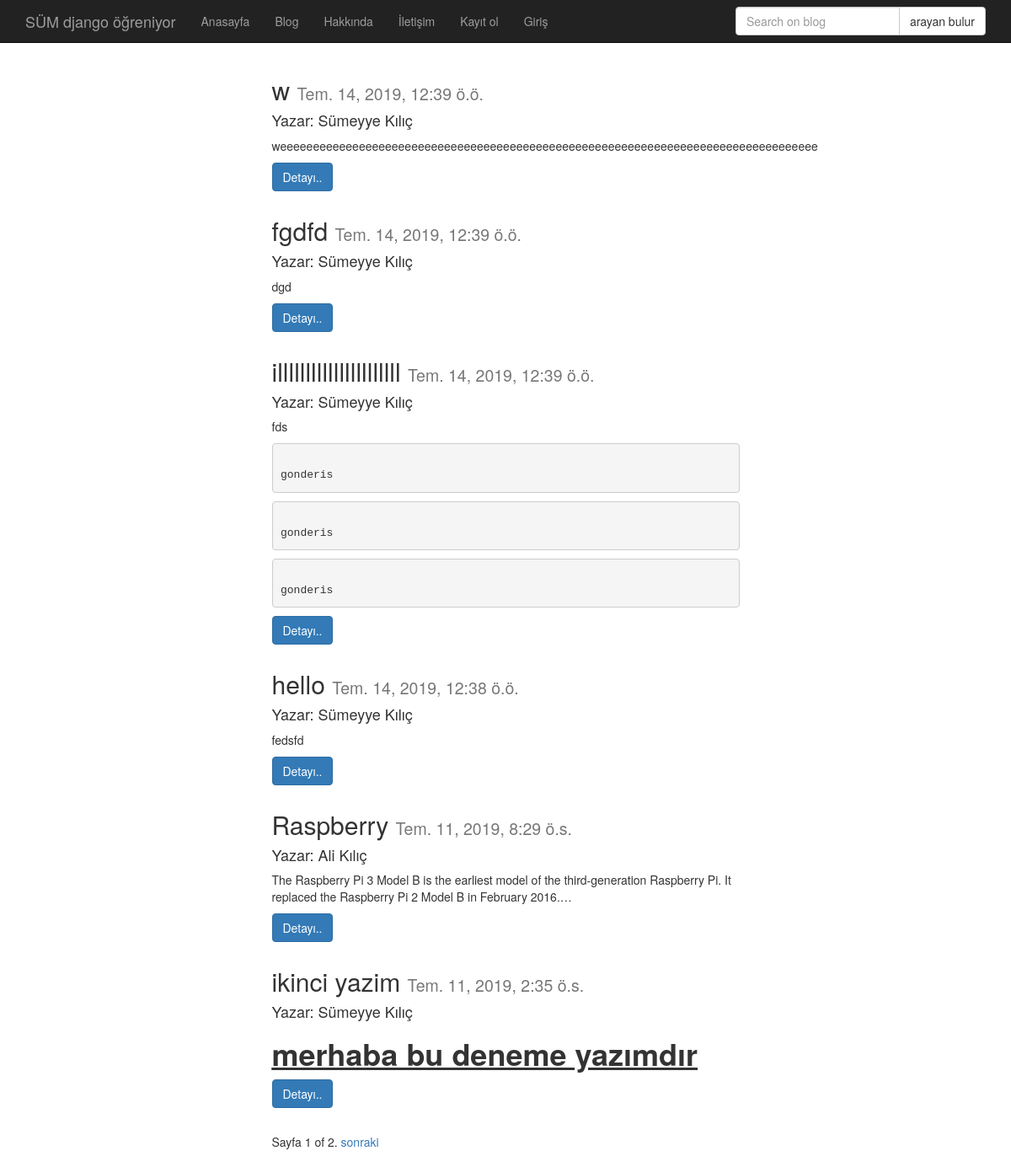
Page /gonderi/index/ on the committed database.
### gonderi/models.py (models this page shows, shortened)
class Gonderi(models.Model):
    kullanici=models.ForeignKey('auth.User', verbose_name='Yazar',related_name="gonderis")
    baslik=models.CharField(max_length=120, verbose_name='başlık')
    yazi=RichTextField(verbose_name='içerik') #uzun yazılar yazma TextField
    yayin_tarihi=models.DateTimeField(verbose_name='yayınlanma tarihi', auto_now_add=True)
    image=models.ImageField(null=True, blank=True) #GONDERİ OLUŞTURULURKEN RESİM EKLEME
    slug=models.SlugField(unique=True, editable=False, max_length=130)
    def get_absolute_url(self):
        return reverse('gonderi:detail', kwargs={'slug':self.slug})
    class Meta:
        ordering=['-yayin_tarihi', 'id']

### gonderi/views.py (the view, shortened to what this page needs)
def gonderi_index(request):
    gonderi_list=Gonderi.objects.all()
    query=request.GET.get('q')
    paginator = Paginator(gonderi_list,6 )  # Show 25 contacts per page
    page = request.GET.get('Sayfa')
    try:
        gonderis= paginator.page(page)
    except PageNotAnInteger:
        gonderis = paginator.page(1)
    except EmptyPage:
        gonderis = paginator.page(paginator.num_pages)
    return render(request, 'gonderi/index.html',{ 'gonderis': gonderis })

### templates/gonderi/index.html (shortened to what this page needs)
{% extends 'base.html' %}
{% block govde %}
    <div class="container">
    {% for gonderi in gonderis %}
        <div class="row">
            <div class="col-md-6 col-md-offset-3">
                <div class="card" >
                    <div class="card-body" >
                        <h2> {{ gonderi.baslik }} <small> {{gonderi.yayin_tarihi }} </small> </h2>
                        <h4> Yazar: {{ gonderi.kullanici.get_full_name}}</h4>
                        <p> {{ gonderi.yazi|safe|linebreaks|truncatechars:150}} </p>
                        <p><a href="{{gonderi.get_absolute_url}}" class="btn btn-primary">Detayı..</a>
                        </p>
                    </div>
                </div>
            </div>
        </div>
    {% endfor %}
    <div class="row">
        <div class="col-md-6 col-md-offset-3">
            <div class="pagination">
                <span class="step-links">
                    <span class="current">
                        Sayfa {{gonderis.number }} of {{ gonderis.paginator.num_pages }}.
                    </span>
                    {% if gonderis.has_next %}
                        <a href="?Sayfa={{ gonderis.next_page_number }}">sonraki</a>
                    {% endif %}
                    </span>
            </div>
        </div>
    </div>
    </div>
{% endblock %}

### static/css/style.css (style rules this page uses)
body { padding-top: 70px ; }

### rows in the picture
Gonderi: baslik "w", yayin_tarihi "Tem. 14, 2019, 12:39 ö.ö.", kullanici.get_full_name "Sümeyye Kılıç", yazi "weeeeeeeeeeeeeeeeeeeeeeeeeeeeeeeeeeeeeeeeeeeeeeeeeeeeeeeeeeeeeeeeeeeeeeeeeeeeeeeeee"
Gonderi: baslik "fgdfd", yayin_tarihi "Tem. 14, 2019, 12:39 ö.ö.", kullanici.get_full_name "Sümeyye Kılıç", yazi "dgd"
Gonderi: baslik "illllllllllllllllllllll", yayin_tarihi "Tem. 14, 2019, 12:39 ö.ö.", kullanici.get_full_name "Sümeyye Kılıç", yazi "fds gonderis gonderis gonderis"
Gonderi: baslik "hello", yayin_tarihi "Tem. 14, 2019, 12:38 ö.ö.", kullanici.get_full_name "Sümeyye Kılıç", yazi "fedsfd"
Gonderi: baslik "Raspberry", yayin_tarihi "Tem. 11, 2019, 8:29 ö.s.", kullanici.get_full_name "Ali Kılıç", yazi "The Raspberry Pi 3 Model B is the earliest model of the third-generation Raspberry Pi. It replaced the Raspberry Pi 2 Model B in February 2016.…"
Gonderi: baslik "ikinci yazim", yayin_tarihi "Tem. 11, 2019, 2:35 ö.s.", kullanici.get_full_name "Sümeyye Kılıç", yazi "merhaba bu deneme yazımdır"

### other values in the picture
{{ gonderis.number }} "1"
{{ gonderis.paginator.num_pages }} "2"
